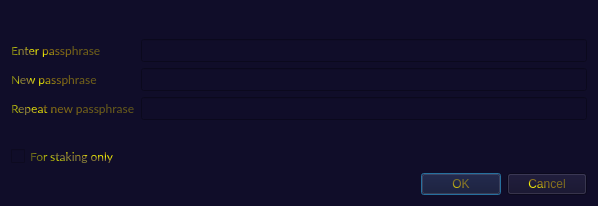
<?xml version="1.0" encoding="UTF-8"?>
<ui version="4.0">
 <class>AskPassphraseDialog</class>
 <widget class="QDialog" name="AskPassphraseDialog">
  <property name="geometry">
   <rect>
    <x>0</x>
    <y>0</y>
    <width>598</width>
    <height>206</height>
   </rect>
  </property>
  <property name="sizePolicy">
   <sizepolicy hsizetype="Preferred" vsizetype="Minimum">
    <horstretch>0</horstretch>
    <verstretch>0</verstretch>
   </sizepolicy>
  </property>
  <property name="minimumSize">
   <size>
    <width>550</width>
    <height>0</height>
   </size>
  </property>
  <property name="font">
   <font>
    <family>Lato</family>
   </font>
  </property>
  <property name="windowTitle">
   <string>Passphrase Dialog</string>
  </property>
  <property name="autoFillBackground">
   <bool>false</bool>
  </property>
  <property name="styleSheet">
   <string notr="true">background-color: rgb(16, 13, 41);
color: qconicalgradient(cx:0, cy:0, angle:135, stop:0 rgba(255, 255, 0, 69), stop:0.375 rgba(255, 255, 0, 69), stop:0.423533 rgba(251, 255, 0, 145), stop:0.45 rgba(247, 255, 0, 208), stop:0.477581 rgba(255, 244, 71, 130), stop:0.518717 rgba(255, 218, 71, 130), stop:0.55 rgba(255, 255, 0, 255), stop:0.57754 rgba(255, 203, 0, 130), stop:0.625 rgba(255, 255, 0, 69), stop:1 rgba(255, 255, 0, 69));</string>
  </property>
  <layout class="QVBoxLayout" name="verticalLayout">
   <item>
    <widget class="QLabel" name="warningLabel">
     <property name="textFormat">
      <enum>Qt::RichText</enum>
     </property>
     <property name="wordWrap">
      <bool>true</bool>
     </property>
    </widget>
   </item>
   <item>
    <layout class="QFormLayout" name="formLayout">
     <property name="fieldGrowthPolicy">
      <enum>QFormLayout::AllNonFixedFieldsGrow</enum>
     </property>
     <item row="0" column="0">
      <widget class="QLabel" name="passLabel1">
       <property name="text">
        <string>Enter passphrase</string>
       </property>
      </widget>
     </item>
     <item row="0" column="1">
      <widget class="QLineEdit" name="passEdit1">
       <property name="echoMode">
        <enum>QLineEdit::Password</enum>
       </property>
      </widget>
     </item>
     <item row="1" column="0">
      <widget class="QLabel" name="passLabel2">
       <property name="text">
        <string>New passphrase</string>
       </property>
      </widget>
     </item>
     <item row="1" column="1">
      <widget class="QLineEdit" name="passEdit2">
       <property name="echoMode">
        <enum>QLineEdit::Password</enum>
       </property>
      </widget>
     </item>
     <item row="2" column="0">
      <widget class="QLabel" name="passLabel3">
       <property name="text">
        <string>Repeat new passphrase</string>
       </property>
      </widget>
     </item>
     <item row="2" column="1">
      <widget class="QLineEdit" name="passEdit3">
       <property name="echoMode">
        <enum>QLineEdit::Password</enum>
       </property>
      </widget>
     </item>
     <item row="3" column="1">
      <widget class="QLabel" name="capsLabel">
       <property name="font">
        <font>
         <weight>75</weight>
         <bold>true</bold>
        </font>
       </property>
       <property name="text">
        <string/>
       </property>
       <property name="alignment">
        <set>Qt::AlignCenter</set>
       </property>
      </widget>
     </item>
     <item row="4" column="0">
      <widget class="QCheckBox" name="stakingCheckBox">
       <property name="enabled">
        <bool>true</bool>
       </property>
       <property name="visible">
        <bool>false</bool>
       </property>
       <property name="toolTip">
        <string>Serves to disable the trivial sendmoney when OS account compromised. Provides no real security.</string>
       </property>
       <property name="text">
        <string>For staking only</string>
       </property>
      </widget>
     </item>
    </layout>
   </item>
   <item>
    <widget class="QDialogButtonBox" name="buttonBox">
     <property name="orientation">
      <enum>Qt::Horizontal</enum>
     </property>
     <property name="standardButtons">
      <set>QDialogButtonBox::Cancel|QDialogButtonBox::Ok</set>
     </property>
    </widget>
   </item>
  </layout>
 </widget>
 <resources/>
 <connections>
  <connection>
   <sender>buttonBox</sender>
   <signal>accepted()</signal>
   <receiver>AskPassphraseDialog</receiver>
   <slot>accept()</slot>
   <hints>
    <hint type="sourcelabel">
     <x>248</x>
     <y>254</y>
    </hint>
    <hint type="destinationlabel">
     <x>157</x>
     <y>274</y>
    </hint>
   </hints>
  </connection>
  <connection>
   <sender>buttonBox</sender>
   <signal>rejected()</signal>
   <receiver>AskPassphraseDialog</receiver>
   <slot>reject()</slot>
   <hints>
    <hint type="sourcelabel">
     <x>316</x>
     <y>260</y>
    </hint>
    <hint type="destinationlabel">
     <x>286</x>
     <y>274</y>
    </hint>
   </hints>
  </connection>
 </connections>
</ui>
